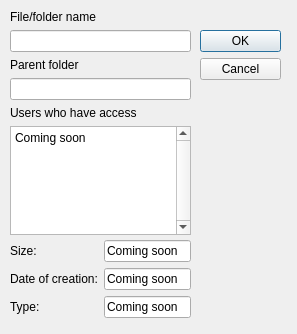
<?xml version="1.0" encoding="UTF-8"?>
<ui version="4.0">
 <class>propdialog</class>
 <widget class="QDialog" name="propdialog">
  <property name="geometry">
   <rect>
    <x>0</x>
    <y>0</y>
    <width>297</width>
    <height>334</height>
   </rect>
  </property>
  <property name="windowTitle">
   <string>Dialog</string>
  </property>
  <widget class="QDialogButtonBox" name="buttonBox">
   <property name="geometry">
    <rect>
     <x>200</x>
     <y>30</y>
     <width>81</width>
     <height>131</height>
    </rect>
   </property>
   <property name="orientation">
    <enum>Qt::Orientation::Vertical</enum>
   </property>
   <property name="standardButtons">
    <set>QDialogButtonBox::StandardButton::Cancel|QDialogButtonBox::StandardButton::Ok</set>
   </property>
  </widget>
  <widget class="QWidget" name="layoutWidget">
   <property name="geometry">
    <rect>
     <x>10</x>
     <y>240</y>
     <width>181</width>
     <height>86</height>
    </rect>
   </property>
   <layout class="QFormLayout" name="formLayout">
    <item row="0" column="0">
     <widget class="QLabel" name="label_5">
      <property name="text">
       <string>Size:</string>
      </property>
     </widget>
    </item>
    <item row="0" column="1">
     <widget class="QLineEdit" name="lineEdit_4">
      <property name="text">
       <string>Coming soon</string>
      </property>
      <property name="readOnly">
       <bool>true</bool>
      </property>
     </widget>
    </item>
    <item row="1" column="0">
     <widget class="QLabel" name="label_3">
      <property name="text">
       <string>Date of creation:</string>
      </property>
     </widget>
    </item>
    <item row="1" column="1">
     <widget class="QLineEdit" name="lineEdit_2">
      <property name="text">
       <string>Coming soon</string>
      </property>
      <property name="readOnly">
       <bool>true</bool>
      </property>
     </widget>
    </item>
    <item row="2" column="0">
     <widget class="QLabel" name="label_4">
      <property name="text">
       <string>Type:</string>
      </property>
     </widget>
    </item>
    <item row="2" column="1">
     <widget class="QLineEdit" name="lineEdit_3">
      <property name="text">
       <string>Coming soon</string>
      </property>
      <property name="readOnly">
       <bool>true</bool>
      </property>
     </widget>
    </item>
   </layout>
  </widget>
  <widget class="QWidget" name="layoutWidget">
   <property name="geometry">
    <rect>
     <x>10</x>
     <y>10</y>
     <width>181</width>
     <height>225</height>
    </rect>
   </property>
   <layout class="QVBoxLayout" name="verticalLayout">
    <item>
     <widget class="QLabel" name="label">
      <property name="text">
       <string>File/folder name</string>
      </property>
     </widget>
    </item>
    <item>
     <widget class="QLineEdit" name="filenameEdit"/>
    </item>
    <item>
     <widget class="QLabel" name="label_6">
      <property name="text">
       <string>Parent folder</string>
      </property>
     </widget>
    </item>
    <item>
     <widget class="QLineEdit" name="parentnameEdit"/>
    </item>
    <item>
     <widget class="QLabel" name="label_2">
      <property name="text">
       <string>Users who have access</string>
      </property>
     </widget>
    </item>
    <item>
     <widget class="QPlainTextEdit" name="plainTextEdit">
      <property name="verticalScrollBarPolicy">
       <enum>Qt::ScrollBarPolicy::ScrollBarAlwaysOn</enum>
      </property>
      <property name="readOnly">
       <bool>true</bool>
      </property>
      <property name="plainText">
       <string>Coming soon</string>
      </property>
     </widget>
    </item>
   </layout>
  </widget>
 </widget>
 <resources/>
 <connections>
  <connection>
   <sender>buttonBox</sender>
   <signal>accepted()</signal>
   <receiver>propdialog</receiver>
   <slot>accept()</slot>
   <hints>
    <hint type="sourcelabel">
     <x>248</x>
     <y>254</y>
    </hint>
    <hint type="destinationlabel">
     <x>157</x>
     <y>274</y>
    </hint>
   </hints>
  </connection>
  <connection>
   <sender>buttonBox</sender>
   <signal>rejected()</signal>
   <receiver>propdialog</receiver>
   <slot>reject()</slot>
   <hints>
    <hint type="sourcelabel">
     <x>316</x>
     <y>260</y>
    </hint>
    <hint type="destinationlabel">
     <x>286</x>
     <y>274</y>
    </hint>
   </hints>
  </connection>
 </connections>
</ui>
